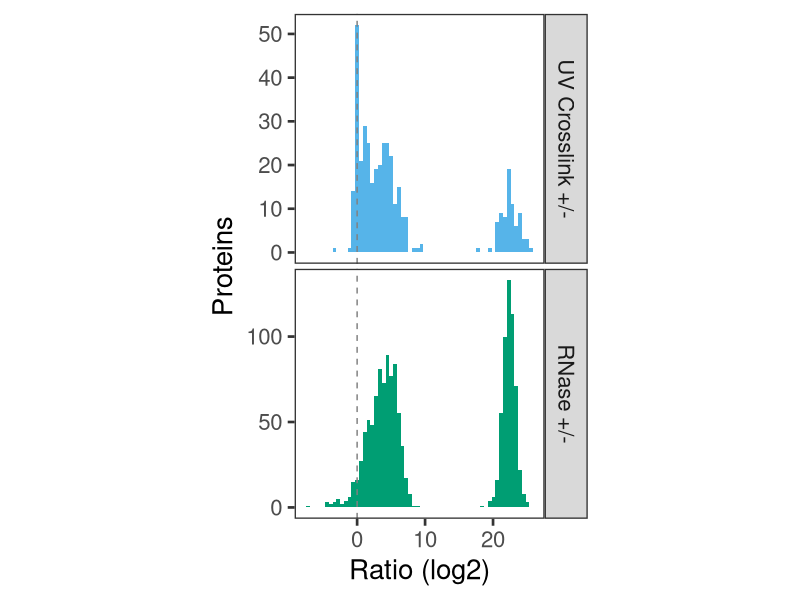
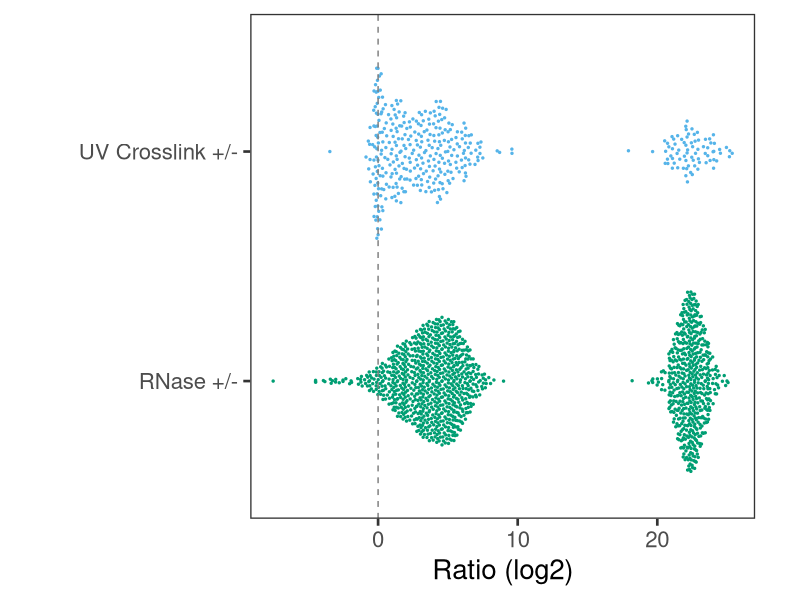
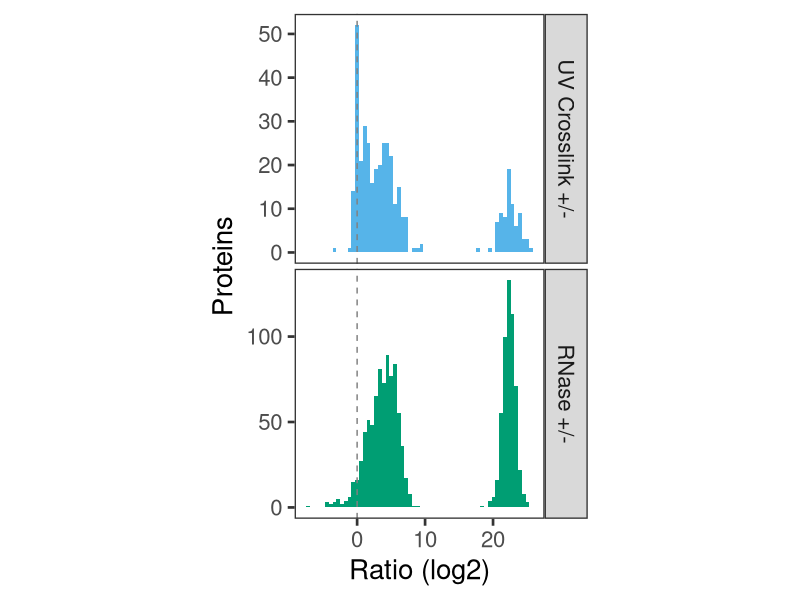
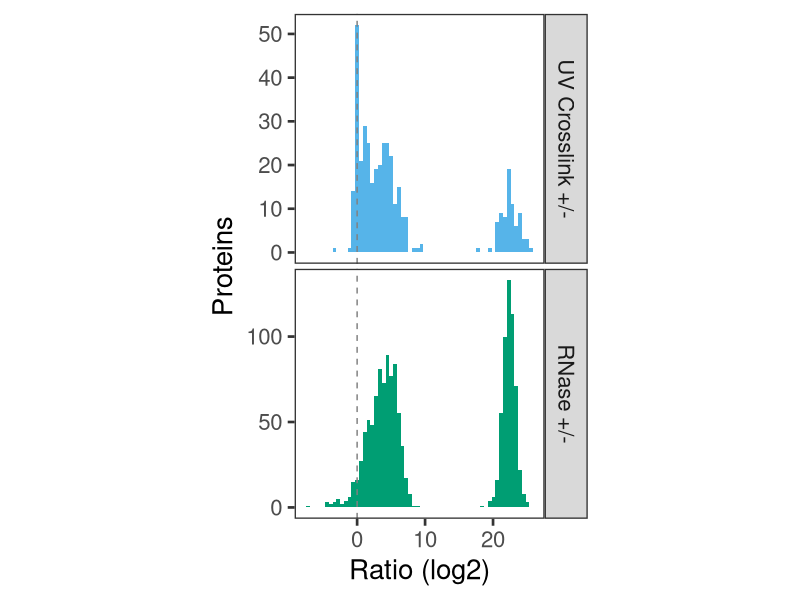
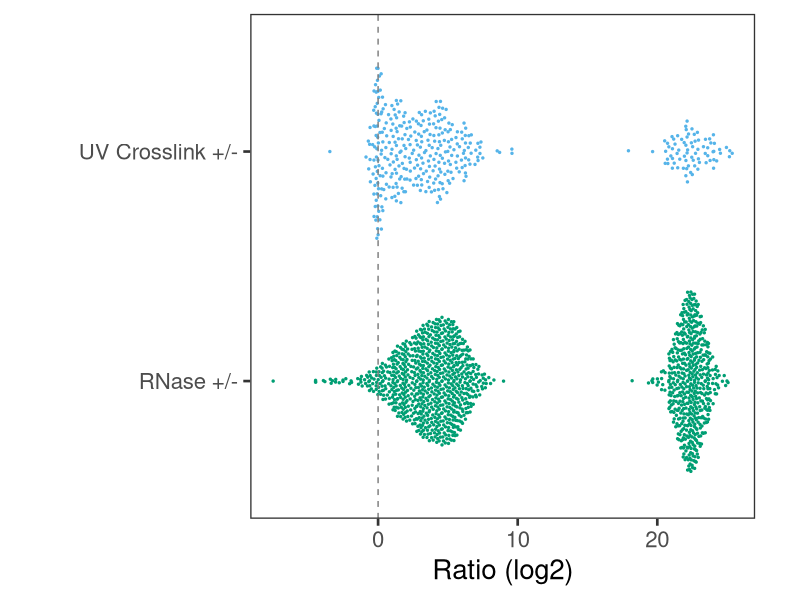
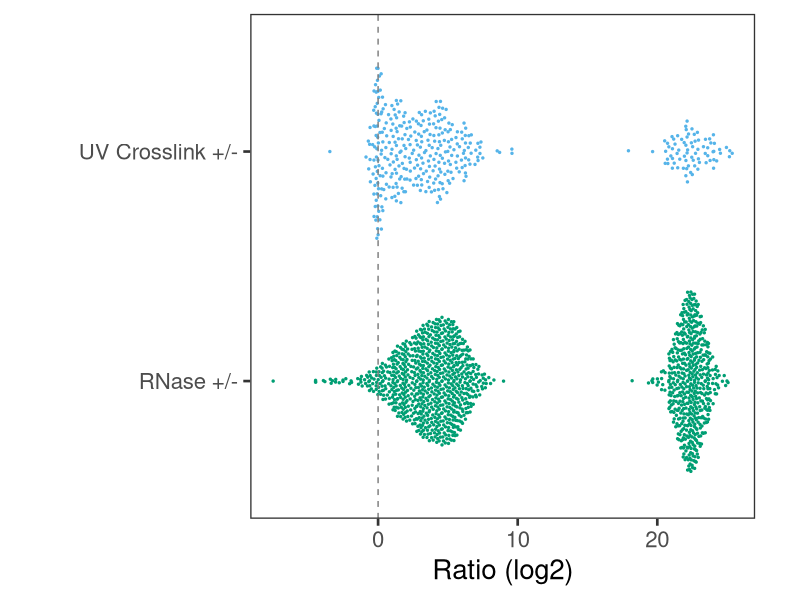

Here is the R script that generated these plots, in order:
## ---- chunk 1
# load packages
library(tidyverse)
library(ggbeeswarm)

# set up standardised plotting scheme
theme_set(theme_bw(base_size = 20) +
            theme(panel.grid.major=element_blank(),
                  panel.grid.minor=element_blank(),
                  aspect.ratio=1))

cbPalette <- c("#E69F00", "#56B4E9", "#009E73", "#F0E442",
               "#0072B2", "#D55E00", "#CC79A7", "#999999")
## ---- chunk 2
glycoproteins <- read.delim('../raw/glycoproteins.tsv') %>% pull(protein)

cl_nc_protein_quant_raw <- readxl::read_excel('../raw/ncbi_30607034_OOPS_NBT_table_S1.xlsx',
                                        sheet=1, skip=1, n_max=2655, na='NA',
                                        col_types = c("text", "numeric", "text", "numeric", "numeric", "numeric")) %>%
  filter(step==3, !master_protein %in% glycoproteins) %>%
  filter(is.finite(CL)) %>%
  mutate(pseudo_CL_NC_Ratio=ifelse(is.na(CL_NC_Ratio), CL, CL_NC_Ratio)) %>%
  select(master_protein, ratio=pseudo_CL_NC_Ratio) %>%
  mutate(exp='UV Crosslink +/-')


RNase_ctrl_protein_quant_raw <- readxl::read_excel('../raw/ncbi_30607034_OOPS_NBT_table_S1.xlsx',
                                        sheet=3, skip=1, n_max=4307, na='NA',
                                        col_types = c("text", "text", "text", "numeric", "numeric", "numeric", "numeric",
                                                      "numeric", "numeric", "numeric", "text")) %>%
  filter(!master_protein %in% glycoproteins, cell_line=='U2OS', Phase=='Org') %>%
  filter(is.finite(RNAse)) %>%
  mutate(pseudo_RNAse_NC_Ratio=ifelse(is.na(RNAse_NC_Ratio), RNAse, RNAse_NC_Ratio)) %>%
  select(master_protein, ratio=pseudo_RNAse_NC_Ratio) %>%
  mutate(exp='RNase +/-')

## ---- chunk 3
combined_cl_rnase <- rbind(RNase_ctrl_protein_quant_raw, cl_nc_protein_quant_raw)
## ---- chunk 4

ratios_p1 <- combined_cl_rnase %>% 
  mutate(exp=factor(exp, levels=c('UV Crosslink +/-', 'RNase +/-'))) %>%
  ggplot(aes(ratio, fill=exp)) +
  geom_histogram(bins=60) +
  facet_grid(exp~., scales='free_y') +
  xlab('Ratio (log2)') +
  ylab('Proteins') +
  geom_vline(xintercept=0, linetype=2, colour='grey50') +
  scale_fill_manual(values=cbPalette[2:3], guide=FALSE) +
  theme(panel.spacing = unit(0.25, "lines"))

print(ratios_p1)
ggsave('../results/plots/ratios_p1.png')
ggsave('../results/plots/ratios_p1.pdf')

ratios_p2 <- combined_cl_rnase %>% 
  mutate(exp=factor(exp, levels=c('RNase +/-', 'UV Crosslink +/-'))) %>%
  ggplot(aes(exp, ratio, colour=exp)) +
  geom_quasirandom(size=0.5, bandwidth=0.25) +
  coord_flip() +
  xlab('') +
  ylab('Ratio (log2)') +
  geom_hline(yintercept=0, linetype=2, colour='grey50') +
  scale_colour_manual(values=cbPalette[c(3,2)], guide=FALSE)

print(ratios_p2)
ggsave('../results/plots/ratios_p2.png')
ggsave('../results/plots/ratios_p2.pdf')

